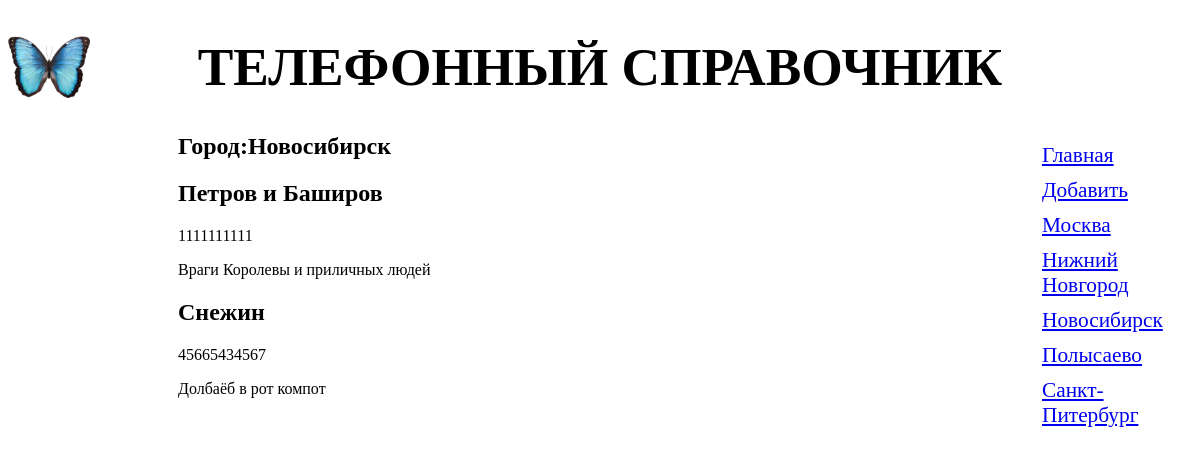
The page /telefon/1/ on the database its author committed.
### telefon/models.py (models this page shows, shortened)
class Rubric(models.Model):
    name = models.CharField(max_length=30, db_index=True,
                            verbose_name='Город')
    class Meta:
        verbose_name_plural = 'Города'
        verbose_name = 'Город'
        ordering = ['name']

class Tt(models.Model):
    family = models.CharField(max_length=50, db_index=True,verbose_name='Фамилия')
    content = models.TextField(null=True, blank=True,verbose_name='Карточка абонента')
    nomer = models.CharField(max_length=12, null=True, blank=True, verbose_name='Номер телефона')
    rubric = models.ForeignKey('Rubric', null=True,
                               on_delete=models.PROTECT,
                               verbose_name='Рубрика')
    class Meta:
        verbose_name_plural = 'Абоненты'
        verbose_name = 'Абонент'
        ordering = ['family']

### telefon/views.py (the view)
# urls.py: path('<int:rubric_id>/', by_rubric, name='by_rubric'),
def by_rubric(request, rubric_id):
    tts = Tt.objects.filter(rubric=rubric_id)
    rubrics = Rubric.objects.all()
    current_rubric = Rubric.objects.get(pk=rubric_id)
    context = {'tts':tts, 'rubrics':rubrics, 'current_rubric':current_rubric}
    return render(request, 'telefon/by_rubric.html',context)

### templates/telefon/by_rubric.html (shortened to what this page needs)
{% extends 'layout/basic.html' %}
{% block content %}
<h2>Город:{{ current_rubric.name }}</h2>
{% for tt in tts %}
    <div>
        <h2>{{ tt.family }}</h2>
        <p>{{ tt.nomer}}</p>
        <p>{{ tt.content }}</p>
    </div>
    {% endfor %}
{% endblock %}

### templates/layout/basic.html (shortened to what this page needs)
{% load static %}
<!DOCTYPE html>
<html lang="en">
<head>
    <link rel="stylesheet" type="text/css"
          href="{% static 'telefon/style.css' %}">
</head>
<body>
    <header>
            <h1>Телефонный справочник</h1>
    </header>
    <nav>
        <a href="{% url 'index' %}">Главная</a>
        <a href="{% url 'add' %}">Добавить</a>
        {% for rubric in rubrics %}
        <a href="{% url 'by_rubric' rubric.pk %}">
            {{ rubric.name }}</a>
        {% endfor %}
    </nav>
    <section>
        {% block content %}
        {% endblock %}
    </section>
</body>
</html>

### telefon/static/telefon/style.css (style rules this page uses)
header h1 { font-size: 40pt; text-transform: uppercase; text-align: center; background: url("bg.jpg") left / auto 100% no-repeat; }
nav { font-size: 16pt; width: 150px; float: right; }
nav a { display: block; margin: 10px 0px; }
section { margin-left: 170px; }

### rows shown on the page
Rubric: name "Москва"
Rubric: name "Нижний Новгород"
Rubric: name "Новосибирск"
Rubric: name "Полысаево"
Rubric: name "Санкт-Питербург"
Tt: family "Петров и Баширов", nomer "1111111111", content "Враги Королевы и приличных людей"
Tt: family "Снежин", nomer "45665434567", content "Долбаёб в рот компот"
